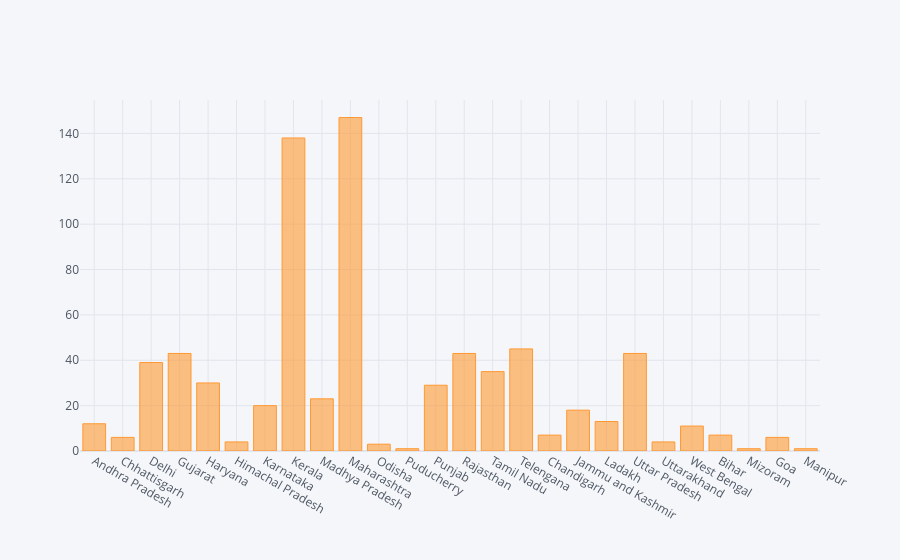

This figure's notebook cell:
### Code cell
#Pandas vis
df.plot(kind='bar',x='Name of State / UT',y='Total Cases')
plt.show()
#Plotly
df.iplot(kind='bar',x='Name of State / UT',y='Total Cases')

### Figure 1 — Plotly figure (JSON) as saved in the notebook; plotly's stock layout.template omitted (floating-point values rounded to 4 significant figures)
{"data": [{"marker": {"color": "rgba(255, 153, 51, 0.6)", "line": {"color": "rgba(255, 153, 51, 1.0)", "width": 1}}, "name": "Total Cases", "orientation": "v", "text": "", "type": "bar", "x": ["Andhra Pradesh", "Chhattisgarh", "Delhi", "Gujarat", "Haryana", "Himachal Pradesh", "Karnataka", "Kerala", "Madhya Pradesh", "Maharashtra", "Odisha", "Puducherry", "Punjab", "Rajasthan", "Tamil Nadu", "Telengana", "Chandigarh", "Jammu and Kashmir", "Ladakh", "Uttar Pradesh", "Uttarakhand", "West Bengal", "Bihar", "Mizoram", "Goa", "Manipur"], "y": [12, 6, 39, 43, 30, 4, 20, 138, 23, 147, 3, 1, 29, 43, 35, 45, 7, 18, 13, 43, 4, 11, 7, 1, 6, 1]}], "layout": {"autosize": true, "legend": {"bgcolor": "#F5F6F9", "font": {"color": "#4D5663"}}, "paper_bgcolor": "#F5F6F9", "plot_bgcolor": "#F5F6F9", "title": {"font": {"color": "#4D5663"}}, "xaxis": {"autorange": true, "gridcolor": "#E1E5ED", "range": [-0.5, 25.5], "showgrid": true, "tickfont": {"color": "#4D5663"}, "title": {"font": {"color": "#4D5663"}, "text": ""}, "type": "category", "zerolinecolor": "#E1E5ED"}, "yaxis": {"autorange": true, "gridcolor": "#E1E5ED", "range": [0, 154.7], "showgrid": true, "tickfont": {"color": "#4D5663"}, "title": {"font": {"color": "#4D5663"}, "text": ""}, "type": "linear", "zerolinecolor": "#E1E5ED"}}}
